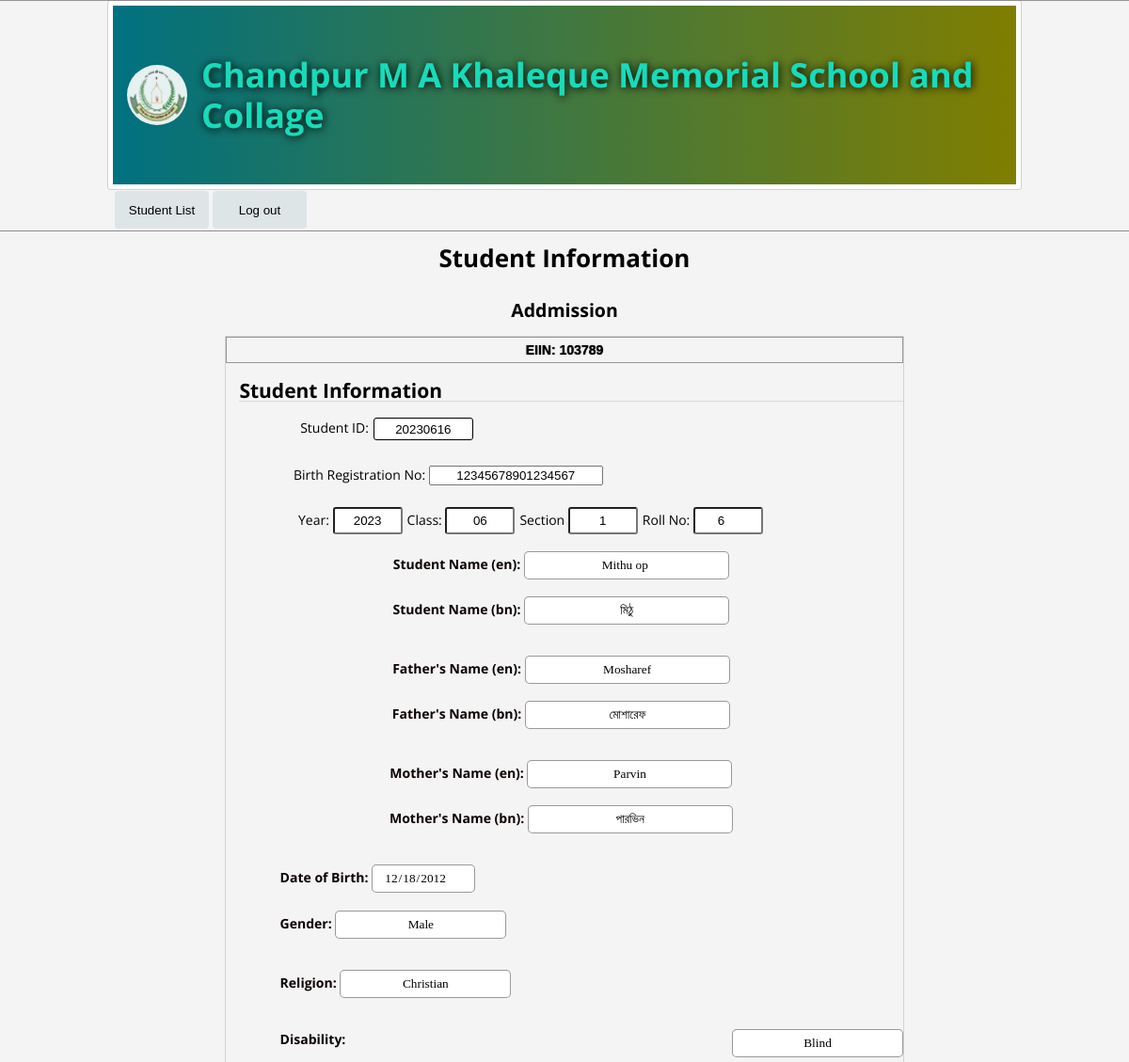
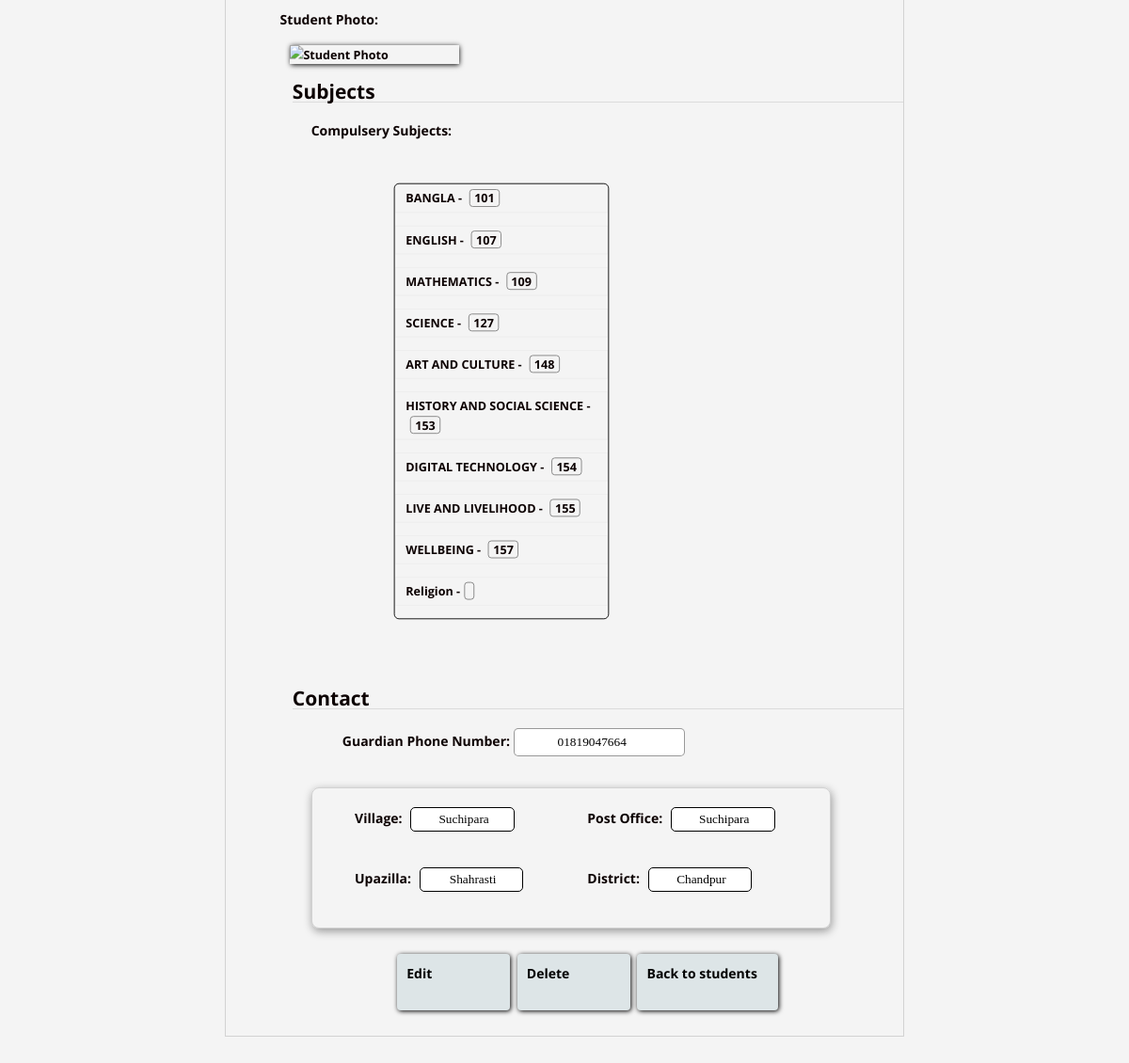
The app's page /display_student/2 (signed in) with its own data (2 pictures, top to bottom).
### tables this page shows
CREATE TABLE students (
                id INTEGER PRIMARY KEY AUTOINCREMENT,
                reg TEXT,
                year TEXT,
                calss TEXT,
                section INTEGER,
                roll INTEGER,
                s_name_en TEXT,
                s_name_bn TEXT,
                f_name_en TEXT,
                f_name_bn TEXT,
                m_name_en TEXT,
                m_name_bn TEXT,
                dob TEXT,
                gender TEXT,
                Religion TEXT,
                disability TEXT,
                photo BLOB,  -- Updated data type for photo storage
                number TEXT,
                vi TEXT,
                post TEXT,
                upazilla TEXT,
                district TEXT,
                students_id TEXT
            );

### website/app.py (the view)
@app.route('/display_student/<int:student_id>')
@login_required
def display_student(student_id):
    with sqlite3.connect('students.db') as conn:
        cursor = conn.cursor()
        cursor.execute('SELECT * FROM students WHERE id = ?', (student_id,))
        student = cursor.fetchone()
    return render_template('display_student.html', student=student)

### website/app.py (called while the page is built)
def login_required(f):
    @wraps(f)
    def decorated_function(*args, **kwargs):
        if 'user_id' not in session:
            print("User not logged in. Redirecting to login page.")
            print("Next URL:", request.url)
            return redirect(url_for('login', next=request.url))
        return f(*args, **kwargs)
    return decorated_function

### website/templates/display_student.html (shortened to what this page needs)
<!DOCTYPE html>
<html lang="en">
<head>
</head>
<body onscroll="scrolled()">
    <header>
        <div class="header">
            <img type="" src="{{ url_for('static', filename='Name___Logo-removebg-preview.png') }}"  alt="" class="imagess">
            <h1>Chandpur M A Khaleque Memorial School and Collage</h1>
        </div>
        <nav>
            <a href="{{ url_for('display_students') }}"><button id="addStudent" class="button">Student List</button></a>
            <button id="log-out" class="button">Log out</button>
        </nav>
    </header>
    <h1>Student Information</h1>
    <section class="everything">
        <h2 class="addmission">Addmission</h2>
        <form action="/submit" method="post" id="form" class="inputs" enctype="multipart/form-data">
            <div class="EIIN">
                <b><p>EIIN: 103789</p></b>
            </div>
            <div class="id">
                <h2 class="si">Student Information</h2>
                <div class="iodhas">
                    <label for="ID" class="s-id">Student ID:</label>
                    <input name="students_id" id="student_id" type="text" value="{{ student[22] }}" readonly>
                </div>
            </div>
            <div class="sb">
                <label for="reg">Birth Registration No:</label>
                <input type="text" name="reg" id="birth-reg"  value="{{ student[1] }}" readonly>
            </div>
            <div class="ycsr">
                <div>
                    <label for="year">Year:</label>
                    <input type="text" name="year" id="" value="{{ student[2] }}"  readonly>
                </div>
                <div>
                    <label for="calss">Class:</label>
                    <input type="text" name="calss" id=""  value="{{ student[3] }}"  readonly>
                </div>
                <div>
                    <label for="section">Section</label>
                    <input type="text" name="section" id="" value="{{ student[4] }}"  readonly>
                </div>
                <div>
                    <label for="roll">Roll No:</label>
                    <input name="roll" type="number" id="roll" value="{{ student[5] }}"  readonly>
                </div>
            </div>
            <div class="ndgrp">
                <div class="nameofstudent">
                    <div>
                        <label for="s_name_en" class="s_name_en">Student Name (en):</label>
                        <input type="text" name="s_name_en" id="s_name_en" value="{{ student[6] }}" readonly>
                    </div>
                    <div>
                        <label for="s_name_bn" class="s_name_bn">Student Name (bn):</label>
                        <input type="text" name="s_name_bn" id="s_name_bn" value="{{ student[7] }}"  readonly>
                    </div>
                </div>
                <div class="nameoffather">
                    <div>
                        <label for="f_name_en" class="f_name_en">Father's Name (en):</label>
                        <input type="text" name="f_name_en" id="f_name_en" value="{{ student[8] }}"  readonly>
                    </div>
                    <div>
                        <label for="f_name_bn" class="s_name_bn">Father's Name (bn):</label>
                        <input type="text" name="f_name_bn" id="f_name_bn" value="{{ student[9] }}"  readonly>
                    </div>
                </div>
                <div class="nameofmother">
                    <div>
                        <label for="m_name_en" class="m_name_en">Mother's Name (en):</label>
                        <input type="text" name="m_name_en" id="m_name_en"  value="{{ student[10] }}" readonly>
                    </div>
                    <div>
                        <label for="m_name_bn" class="s_name_bn">Mother's Name (bn):</label>
                        <input type="text" name="m_name_bn" id="m_name_bn"  value="{{ student[11] }}" readonly>
                    </div>
                </div>
                <div class="dgrd">
                    <div>
                        <label for="dob" class="dob">Date of Birth:</label>
                        <input type="date" name="dob" id="dob" min="2005-01-01" max="2012-12-31"  value="{{ student[12] }}"  readonly >
                    </div>
                    <div>
                        <label for="gender">Gender: </label>
                        <input type="text" name="gender" id="" value="{{ student[13] }}" readonly>
                    </div>
                    <div>
                        <label for="Religion" >Religion:</label>
                        <input type="text" name="Religion" id="religion" value="{{ student[14] }}" readonly>
                    </div>
                    <div class="disability-part">
                        <label for="dis">Disability:</label>
                        <input type="text" name="dis" id="Disability"  value="{{ student[15] }}" readonly>
                    </div>
    <span style="margin-bottom: 15px; ">Student Photo:</span>
    {% if student[16] %}
        <img src="{{ url_for('display_photo', student_id=student[0]) }}" alt="Student Photo" style="max-width: 200px; max-height: 300px; box-shadow: 1px 1px 6px black; scale: .9;" >
    {% else %}
        <p>No Photo Available</p>
    {% endif %}
    <div class="reg-sub">
        <h2 class="si">Subjects</h2>
        <div class="qp">
            <h4>Compulsery Subjects:</h4>
            <div class="sub" id="subject" style="scale: .9;">
                <div class="subject">
                    <p>BANGLA - <span class="subject-code">101</span></p>
                </div>
                <div class="subject">
                    <p>ENGLISH - <span class="subject-code">107</span></p>
                </div>
                <div class="subject">
                    <p>MATHEMATICS - <span class="subject-code">109</span></p>
                </div>
                <div class="subject">
                    <p>SCIENCE - <span class="subject-code">127</span></p>
                </div>
                <div class="subject">
                    <p>ART AND CULTURE - <span class="subject-code">148</span></p>
                </div>
                <div class="subject">
                    <p>HISTORY AND SOCIAL SCIENCE - <span class="subject-code">153</span></p>
                </div>
                <div class="subject">
                    <p>DIGITAL TECHNOLOGY - <span class="subject-code">154</span></p>
                </div>
                <div class="subject">
                    <p>LIVE AND LIVELIHOOD - <span class="subject-code">155</span></p>
                </div>
                <div class="subject">
                    <p>WELLBEING - <span class="subject-code">157</span></p>
                </div>
                <div class="subject">
                    <p><span id="reli">Religion - </span> <span id="subject-code-of-reli" class="subject-code"></span></p>
                </div>
            </div>
        </div>
    </div>
    <section class="contact">
        <h2 class="si">Contact</h2>
        <div class="phonenumber">
            <label for="number">Guardian Phone Number:</label>
            <input type="number" name="number" id="phonenumber" value="{{ student[17] }}" readonly>
        </div>
        <div class="location">
            <div>
                <label for="vi">Village:</label>
                <input name="vi" type="text" id="village"  value="{{ student[18] }}" readonly>
            </div>
            <div>
                <label for="post">Post Office:</label>
                <input name="post" type="text" id="postoffice"  value="{{ student[19] }}" readonly>
            </div>
            <div>
                <label for="upazilla">Upazilla:</label>
                <input name="upazilla" type="text" id="upazilla"  value="{{ student[20] }}" readonly>
            </div>
            <div>
                <label for="district">District:</label>
                <input name="district" type="text" id="district"  value="{{ student[21] }}" readonly>
            </div>
        </div>
    </section>
    <div class="buttons">
        <a class="button" href="{{ url_for('edit_student', student_id=student[0]) }}">Edit</a>
        <a class="button" href="{{ url_for('delete_student', student_id=student[0]) }}" onclick="return confirm('Are you sure you want to delete this student?')" >Delete</a>
        <a class="button" href="{{ url_for('display_students') }}">Back to students</a>
    </div>
</body>
</html>

### website/templates/display_student.html (style rules this page uses)
body { background: #000000; font: 13px/1.7em 'Open sans'; background-color: #f4f4f4; margin: 0; display: flex; align-items: center; flex-direction: column; height: 100vh; }
#dob { margin-bottom: -5px; }
.imagess { background-color: rgba(255, 255, 255, 0.9); border-radius: 50%; padding: 2px; height: 60px; width: 60px; margin: 15px; }
nav { display: flex; align-items: start; width: 80%; }
header { border-top: 1px solid rgba(128, 128, 128, 0.811); border-bottom: 1px solid rgba(128, 128, 128, 0.881); width: 100%; display: flex; align-items: center; flex-direction: column; }
.header { border: 5px solid white; outline: 1px solid rgba(128, 128, 128, 0.301); margin-top: 0px; width: 80%; color: rgb(23, 219, 186); background: linear-gradient(to right, rgb(0, 113, 128) , rgb(128, 126, 0) ); height: 190px; font-size: 18px; text-shadow: 1px 1px 10px black; display: flex; justify-content: center; align-items: center; line-height: 1.2; border-radius: 2px; }
#student_id { border: 1px ridge black; height: 20px; width: 100px; border-radius: 3px; text-align: center; margin-left: 5px; }
.ndgrp { font-size: 14px; font-weight: 700; color: #0c0101; }
.nameofstudent , .nameoffather, .nameofmother { width: 95%; display: inline-flex; justify-content: space-evenly; flex-wrap: wrap; margin-bottom: 15px; margin-left: 2%; }
form { display: flex; flex-direction: column; border: 1px solid rgba(128, 128, 128, 0.301); margin-bottom: 100px; }
label { margin-bottom: 8px; display: inline-block; }
.disability-part { display: inline-flex; justify-content: space-between; height: 30px; }
.disability-part input { margin-left: 8px; }
.ycsr { width: 70%; display: inline-flex; justify-content: space-evenly; margin-left: 10%; margin-bottom: 2%; margin-top: 2%; }
.ycsr input { width: 60px; height: 15px; padding: 5px; border-radius: 3px; }
.ndgrp input { padding: 8px; margin-bottom: 18px; height: 12px; border-radius: 5px; border: 1px solid rgba(128, 128, 128, 0.801); font-family: 'Times New Roman', Times, serif; width: 200px; }
input { text-align: center; width: fit-content; }
.iodhas { margin-left: 11%; display: inline-flex; flex-direction: row; margin-bottom: 20px; }
.sb { margin-left: 10%; }
.button { background-color: #91b1b93b; color: #000000; padding: 10px; border: none; border-radius: 4px; cursor: pointer; margin: 2px; height: 40px; width: 100px; min-width: 100px; transition: .80s; }
.dgrd { margin-left: 8%; display: inline-flex; flex-direction: column; }
.dgrd label { display: inline-block; }
.dgrd input { width: fit-content; }
.dgrd div { margin-bottom: 15px; }
.everything { display: flex; flex-direction: column; align-items: center; }
.EIIN { border: 1px solid rgba(128, 128, 128, 0.811); }
.EIIN p { margin: 2px; text-align: center; color: black; text-shadow: .1px .1px 1px black; font-family: 'Gill Sans', 'Gill Sans MT', Calibri, 'Trebuchet MS', sans-serif; }
.si { border-bottom: 1px solid rgba(0, 0, 0, 0.1); margin-left: 2%; }
.inputs { font-size: 14px; width: 60%; min-width: 60%; max-width: 60%; }
.qp { margin-left: 5%; }
.sub { width: 40%; border: 1px solid black; border-radius: 6px; margin-left: 12%; }
.subject { border: 1px ridge rgba(128, 128, 128, 0.062); }
.subject p { margin: 5px; margin-left: 12px; }
.subject-code { border: 1px ridge gray; margin-left: 5px; padding-left: 5px; padding-right: 5px; text-align: center; border-radius: 4px; }
.contact .phonenumber, .location { margin-left: 10%; }
.phonenumber { margin: 20px; }
.location { border: 1px solid rgba(128, 128, 128, 0.301); width: 80%; display: inline-flex; flex-wrap: wrap; justify-content: space-evenly; padding: 10px; border-radius: 8px; box-shadow: 1px 3px 10px rgba(0, 0, 0, 0.384); margin-bottom: 20px; margin-left: 5%; }
.location div { width: 40%; margin-top: 10px; margin-bottom: 10px; }
.location input { margin-left: 5px; height: 20px; border-radius: 5px; border: none; border: 1px solid black; padding: 2px; padding-left: 5px; width: 48%; }
.buttons { width: fit-content; padding: 10px; margin-left: 17%; }
.buttons .button { background-color: #91b1b93b; color: #000000; padding: 10px; border: none; border-radius: 4px; cursor: pointer; margin: 2px; height: 40px; width: 80px; min-width: 100px; transition: .60s; box-shadow: 1px 1px 5px black; display: inline-flex; flex-direction: row; text-align: center; text-decoration: none; }
.buttons .button:nth-child(3) { width: 130px; }

### records on screen
students: students_id "20230616", reg "12345678901234567", year "2023", calss "06", section "1", roll "6", s_name_en "Mithu op", s_name_bn "মিঠু", f_name_en "Mosharef", f_name_bn "মোশারেফ", m_name_en "Parvin", m_name_bn "পারভিন", dob "12/18/2012", gender "Male", Religion "Christian", dis "Blind", number "01819047664", vi "Suchipara", post "Suchipara", upazilla "Shahrasti", district "Chandpur"
